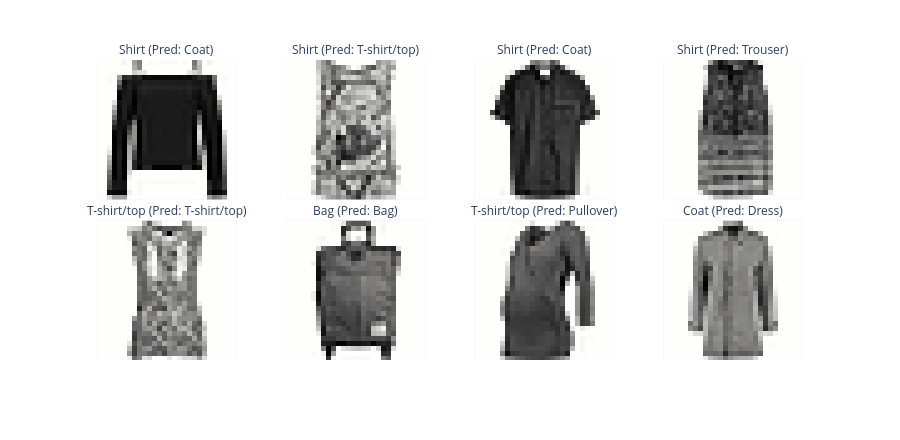

The notebook cell this image was saved under:
### Markdown cell above
### Problem 3e: Analyze Prediction Confidence

In this section, we will analyze the model's prediction confidence to better understand its behavior. Specifically, we will identify examples where the model is uncertain.

**Task:** Find **the image with the lowest confidence**.

### Code cell
# TODO: Find the image with the lowest confidence by sorting the `confidence` column of `test_df`
least_confident = test_df.sort_values("confidence", ascending=True)

print("Image with lowest confidence:")
print(least_confident[['label', 'predicted_label', 'confidence', 'correct']][:3])

# Show image with lowest confidence and its predicted label
least_confident_show = least_confident.head(8)
show_labels = [
    f"{label} (Pred: {predicted_label})"
    for label, predicted_label in zip(
        least_confident_show["label"].tolist(),
        least_confident_show["predicted_label"].tolist()
    )
]

fig = show_images(
    np.stack(least_confident_show["image"].tolist()),
    8,
    ncols=4,
    labels=show_labels,
    reshape=True
)
fig.show()

### Figure 1 — Plotly figure (JSON) as saved in the notebook; plotly's stock layout.template omitted (floating-point values rounded to 4 significant figures; data arrays with more than 128 entries replaced by an {"elided": "..."} marker saying what was removed)
{"data": [{"coloraxis": "coloraxis", "hovertemplate": "x: %{x}<br>y: %{y}<br>color: %{z}<extra></extra>", "name": "0", "type": "heatmap", "xaxis": "x5", "yaxis": "y5", "z": {"elided": "28x28 float values"}}, {"coloraxis": "coloraxis", "hovertemplate": "x: %{x}<br>y: %{y}<br>color: %{z}<extra></extra>", "name": "1", "type": "heatmap", "xaxis": "x6", "yaxis": "y6", "z": {"elided": "28x28 float values"}}, {"coloraxis": "coloraxis", "hovertemplate": "x: %{x}<br>y: %{y}<br>color: %{z}<extra></extra>", "name": "2", "type": "heatmap", "xaxis": "x7", "yaxis": "y7", "z": {"elided": "28x28 float values"}}, {"coloraxis": "coloraxis", "hovertemplate": "x: %{x}<br>y: %{y}<br>color: %{z}<extra></extra>", "name": "3", "type": "heatmap", "xaxis": "x8", "yaxis": "y8", "z": {"elided": "28x28 float values"}}, {"coloraxis": "coloraxis", "hovertemplate": "x: %{x}<br>y: %{y}<br>color: %{z}<extra></extra>", "name": "4", "type": "heatmap", "xaxis": "x", "yaxis": "y", "z": {"elided": "28x28 float values"}}, {"coloraxis": "coloraxis", "hovertemplate": "x: %{x}<br>y: %{y}<br>color: %{z}<extra></extra>", "name": "5", "type": "heatmap", "xaxis": "x2", "yaxis": "y2", "z": {"elided": "28x28 float values"}}, {"coloraxis": "coloraxis", "hovertemplate": "x: %{x}<br>y: %{y}<br>color: %{z}<extra></extra>", "name": "6", "type": "heatmap", "xaxis": "x3", "yaxis": "y3", "z": {"elided": "28x28 float values"}}, {"coloraxis": "coloraxis", "hovertemplate": "x: %{x}<br>y: %{y}<br>color: %{z}<extra></extra>", "name": "7", "type": "heatmap", "xaxis": "x4", "yaxis": "y4", "z": {"elided": "28x28 float values"}}], "layout": {"annotations": [{"font": {}, "showarrow": false, "text": "T-shirt/top (Pred: T-shirt/top)", "x": 0.1175, "xanchor": "center", "xref": "paper", "y": 0.465, "yanchor": "bottom", "yref": "paper"}, {"font": {}, "showarrow": false, "text": "Bag (Pred: Bag)", "x": 0.3725, "xanchor": "center", "xref": "paper", "y": 0.465, "yanchor": "bottom", "yref": "paper"}, {"font": {}, "showarrow": false, "text": "T-shirt/top (Pred: Pullover)", "x": 0.6275, "xanchor": "center", "xref": "paper", "y": 0.465, "yanchor": "bottom", "yref": "paper"}, {"font": {}, "showarrow": false, "text": "Coat (Pred: Dress)", "x": 0.8825, "xanchor": "center", "xref": "paper", "y": 0.465, "yanchor": "bottom", "yref": "paper"}, {"font": {}, "showarrow": false, "text": "Shirt (Pred: Coat)", "x": 0.1175, "xanchor": "center", "xref": "paper", "y": 1.0, "yanchor": "bottom", "yref": "paper"}, {"font": {}, "showarrow": false, "text": "Shirt (Pred: T-shirt/top)", "x": 0.3725, "xanchor": "center", "xref": "paper", "y": 1.0, "yanchor": "bottom", "yref": "paper"}, {"font": {}, "showarrow": false, "text": "Shirt (Pred: Coat)", "x": 0.6275, "xanchor": "center", "xref": "paper", "y": 1.0, "yanchor": "bottom", "yref": "paper"}, {"font": {}, "showarrow": false, "text": "Shirt (Pred: Trouser)", "x": 0.8825, "xanchor": "center", "xref": "paper", "y": 1.0, "yanchor": "bottom", "yref": "paper"}], "coloraxis": {"colorscale": [[0, "rgb(254, 254, 253)"], [0.09091, "rgb(224, 224, 223)"], [0.1818, "rgb(197, 197, 195)"], [0.2727, "rgb(171, 171, 170)"], [0.3636, "rgb(146, 146, 145)"], [0.4545, "rgb(124, 123, 122)"], [0.5455, "rgb(102, 101, 101)"], [0.6364, "rgb(81, 80, 80)"], [0.7273, "rgb(59, 59, 59)"], [0.8182, "rgb(38, 38, 38)"], [0.9091, "rgb(16, 16, 16)"], [1, "rgb(0, 0, 0)"]], "showscale": false}, "height": 440, "margin": {"t": 60}, "xaxis": {"anchor": "y", "constrain": "domain", "domain": [0, 0.235], "scaleanchor": "y", "showgrid": false, "showticklabels": false}, "xaxis2": {"anchor": "y2", "domain": [0.255, 0.49], "matches": "x", "showgrid": false, "showticklabels": false}, "xaxis3": {"anchor": "y3", "domain": [0.51, 0.745], "matches": "x", "showgrid": false, "showticklabels": false}, "xaxis4": {"anchor": "y4", "domain": [0.765, 1.0], "matches": "x", "showgrid": false, "showticklabels": false}, "xaxis5": {"anchor": "y5", "domain": [0, 0.235], "matches": "x", "showgrid": false, "showticklabels": false}, "xaxis6": {"anchor": "y6", "domain": [0.255, 0.49], "matches": "x", "showgrid": false, "showticklabels": false}, "xaxis7": {"anchor": "y7", "domain": [0.51, 0.745], "matches": "x", "showgrid": false, "showticklabels": false}, "xaxis8": {"anchor": "y8", "domain": [0.765, 1.0], "matches": "x", "showgrid": false, "showticklabels": false}, "yaxis": {"anchor": "x", "autorange": "reversed", "constrain": "domain", "domain": [0, 0.465], "showgrid": false, "showticklabels": false}, "yaxis2": {"anchor": "x2", "domain": [0, 0.465], "matches": "y", "showgrid": false, "showticklabels": false}, "yaxis3": {"anchor": "x3", "domain": [0, 0.465], "matches": "y", "showgrid": false, "showticklabels": false}, "yaxis4": {"anchor": "x4", "domain": [0, 0.465], "matches": "y", "showgrid": false, "showticklabels": false}, "yaxis5": {"anchor": "x5", "domain": [0.535, 1.0], "matches": "y", "showgrid": false, "showticklabels": false}, "yaxis6": {"anchor": "x6", "domain": [0.535, 1.0], "matches": "y", "showgrid": false, "showticklabels": false}, "yaxis7": {"anchor": "x7", "domain": [0.535, 1.0], "matches": "y", "showgrid": false, "showticklabels": false}, "yaxis8": {"anchor": "x8", "domain": [0.535, 1.0], "matches": "y", "showgrid": false, "showticklabels": false}}}
